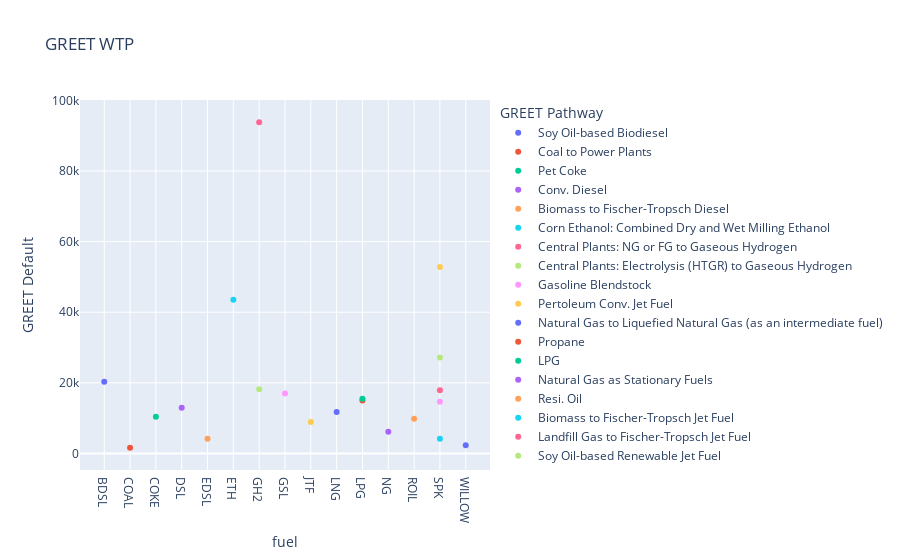

The code cell stored with this chart in its notebook:
### Markdown cell above
# Supply chain

### Code cell
fig = px.scatter(greet_sc[(greet_sc.Year == 2022) & (greet_sc['Formula'] == 'CO2')], x='fuel', y='GREET Default', 
                 color='GREET Pathway', title='GREET WTP')

fig.show()

### Figure 1 — Plotly figure (JSON) as saved in the notebook; plotly's stock layout.template omitted (floating-point values rounded to 4 significant figures)
{"data": [{"hovertemplate": "GREET Pathway=Soy Oil-based Biodiesel<br>fuel=%{x}<br>GREET Default=%{y}<extra></extra>", "legendgroup": "Soy Oil-based Biodiesel", "marker": {"color": "#636efa", "symbol": "circle"}, "mode": "markers", "name": "Soy Oil-based Biodiesel", "orientation": "v", "showlegend": true, "type": "scatter", "x": ["BDSL"], "xaxis": "x", "y": [20280.0], "yaxis": "y"}, {"hovertemplate": "GREET Pathway=Coal to Power Plants<br>fuel=%{x}<br>GREET Default=%{y}<extra></extra>", "legendgroup": "Coal to Power Plants", "marker": {"color": "#EF553B", "symbol": "circle"}, "mode": "markers", "name": "Coal to Power Plants", "orientation": "v", "showlegend": true, "type": "scatter", "x": ["COAL"], "xaxis": "x", "y": [1604.0], "yaxis": "y"}, {"hovertemplate": "GREET Pathway=Pet Coke<br>fuel=%{x}<br>GREET Default=%{y}<extra></extra>", "legendgroup": "Pet Coke", "marker": {"color": "#00cc96", "symbol": "circle"}, "mode": "markers", "name": "Pet Coke", "orientation": "v", "showlegend": true, "type": "scatter", "x": ["COKE"], "xaxis": "x", "y": [10390.0], "yaxis": "y"}, {"hovertemplate": "GREET Pathway=Conv. Diesel<br>fuel=%{x}<br>GREET Default=%{y}<extra></extra>", "legendgroup": "Conv. Diesel", "marker": {"color": "#ab63fa", "symbol": "circle"}, "mode": "markers", "name": "Conv. Diesel", "orientation": "v", "showlegend": true, "type": "scatter", "x": ["DSL"], "xaxis": "x", "y": [12940.0], "yaxis": "y"}, {"hovertemplate": "GREET Pathway=Biomass to Fischer-Tropsch Diesel<br>fuel=%{x}<br>GREET Default=%{y}<extra></extra>", "legendgroup": "Biomass to Fischer-Tropsch Diesel", "marker": {"color": "#FFA15A", "symbol": "circle"}, "mode": "markers", "name": "Biomass to Fischer-Tropsch Diesel", "orientation": "v", "showlegend": true, "type": "scatter", "x": ["EDSL"], "xaxis": "x", "y": [4148.0], "yaxis": "y"}, {"hovertemplate": "GREET Pathway=Corn Ethanol: Combined Dry and Wet Milling Ethanol<br>fuel=%{x}<br>GREET Default=%{y}<extra></extra>", "legendgroup": "Corn Ethanol: Combined Dry and Wet Milling Ethanol", "marker": {"color": "#19d3f3", "symbol": "circle"}, "mode": "markers", "name": "Corn Ethanol: Combined Dry and Wet Milling Ethanol", "orientation": "v", "showlegend": true, "type": "scatter", "x": ["ETH"], "xaxis": "x", "y": [43530.0], "yaxis": "y"}, {"hovertemplate": "GREET Pathway=Central Plants: NG or FG to Gaseous Hydrogen<br>fuel=%{x}<br>GREET Default=%{y}<extra></extra>", "legendgroup": "Central Plants: NG or FG to Gaseous Hydrogen", "marker": {"color": "#FF6692", "symbol": "circle"}, "mode": "markers", "name": "Central Plants: NG or FG to Gaseous Hydrogen", "orientation": "v", "showlegend": true, "type": "scatter", "x": ["GH2"], "xaxis": "x", "y": [93800.0], "yaxis": "y"}, {"hovertemplate": "GREET Pathway=Central Plants: Electrolysis (HTGR) to Gaseous Hydrogen<br>fuel=%{x}<br>GREET Default=%{y}<extra></extra>", "legendgroup": "Central Plants: Electrolysis (HTGR) to Gaseous Hydrogen", "marker": {"color": "#B6E880", "symbol": "circle"}, "mode": "markers", "name": "Central Plants: Electrolysis (HTGR) to Gaseous Hydrogen", "orientation": "v", "showlegend": true, "type": "scatter", "x": ["GH2"], "xaxis": "x", "y": [18170.0], "yaxis": "y"}, {"hovertemplate": "GREET Pathway=Gasoline Blendstock<br>fuel=%{x}<br>GREET Default=%{y}<extra></extra>", "legendgroup": "Gasoline Blendstock", "marker": {"color": "#FF97FF", "symbol": "circle"}, "mode": "markers", "name": "Gasoline Blendstock", "orientation": "v", "showlegend": true, "type": "scatter", "x": ["GSL"], "xaxis": "x", "y": [16990.0], "yaxis": "y"}, {"hovertemplate": "GREET Pathway=Pertoleum Conv. Jet Fuel<br>fuel=%{x}<br>GREET Default=%{y}<extra></extra>", "legendgroup": "Pertoleum Conv. Jet Fuel", "marker": {"color": "#FECB52", "symbol": "circle"}, "mode": "markers", "name": "Pertoleum Conv. Jet Fuel", "orientation": "v", "showlegend": true, "type": "scatter", "x": ["JTF"], "xaxis": "x", "y": [8876.0], "yaxis": "y"}, {"hovertemplate": "GREET Pathway=Natural Gas to Liquefied Natural Gas (as an intermediate fuel)<br>fuel=%{x}<br>GREET Default=%{y}<extra></extra>", "legendgroup": "Natural Gas to Liquefied Natural Gas (as an intermediate fuel)", "marker": {"color": "#636efa", "symbol": "circle"}, "mode": "markers", "name": "Natural Gas to Liquefied Natural Gas (as an intermediate fuel)", "orientation": "v", "showlegend": true, "type": "scatter", "x": ["LNG"], "xaxis": "x", "y": [11730.0], "yaxis": "y"}, {"hovertemplate": "GREET Pathway=Propane<br>fuel=%{x}<br>GREET Default=%{y}<extra></extra>", "legendgroup": "Propane", "marker": {"color": "#EF553B", "symbol": "circle"}, "mode": "markers", "name": "Propane", "orientation": "v", "showlegend": true, "type": "scatter", "x": ["LPG"], "xaxis": "x", "y": [15000.0], "yaxis": "y"}, {"hovertemplate": "GREET Pathway=LPG<br>fuel=%{x}<br>GREET Default=%{y}<extra></extra>", "legendgroup": "LPG", "marker": {"color": "#00cc96", "symbol": "circle"}, "mode": "markers", "name": "LPG", "orientation": "v", "showlegend": true, "type": "scatter", "x": ["LPG"], "xaxis": "x", "y": [15460.0], "yaxis": "y"}, {"hovertemplate": "GREET Pathway=Natural Gas as Stationary Fuels<br>fuel=%{x}<br>GREET Default=%{y}<extra></extra>", "legendgroup": "Natural Gas as Stationary Fuels", "marker": {"color": "#ab63fa", "symbol": "circle"}, "mode": "markers", "name": "Natural Gas as Stationary Fuels", "orientation": "v", "showlegend": true, "type": "scatter", "x": ["NG"], "xaxis": "x", "y": [6136.0], "yaxis": "y"}, {"hovertemplate": "GREET Pathway=Resi. Oil<br>fuel=%{x}<br>GREET Default=%{y}<extra></extra>", "legendgroup": "Resi. Oil", "marker": {"color": "#FFA15A", "symbol": "circle"}, "mode": "markers", "name": "Resi. Oil", "orientation": "v", "showlegend": true, "type": "scatter", "x": ["ROIL"], "xaxis": "x", "y": [9841.0], "yaxis": "y"}, {"hovertemplate": "GREET Pathway=Biomass to Fischer-Tropsch Jet Fuel<br>fuel=%{x}<br>GREET Default=%{y}<extra></extra>", "legendgroup": "Biomass to Fischer-Tropsch Jet Fuel", "marker": {"color": "#19d3f3", "symbol": "circle"}, "mode": "markers", "name": "Biomass to Fischer-Tropsch Jet Fuel", "orientation": "v", "showlegend": true, "type": "scatter", "x": ["SPK"], "xaxis": "x", "y": [4146.0], "yaxis": "y"}, {"hovertemplate": "GREET Pathway=Landfill Gas to Fischer-Tropsch Jet Fuel<br>fuel=%{x}<br>GREET Default=%{y}<extra></extra>", "legendgroup": "Landfill Gas to Fischer-Tropsch Jet Fuel", "marker": {"color": "#FF6692", "symbol": "circle"}, "mode": "markers", "name": "Landfill Gas to Fischer-Tropsch Jet Fuel", "orientation": "v", "showlegend": true, "type": "scatter", "x": ["SPK"], "xaxis": "x", "y": [17880.0], "yaxis": "y"}, {"hovertemplate": "GREET Pathway=Soy Oil-based Renewable Jet Fuel<br>fuel=%{x}<br>GREET Default=%{y}<extra></extra>", "legendgroup": "Soy Oil-based Renewable Jet Fuel", "marker": {"color": "#B6E880", "symbol": "circle"}, "mode": "markers", "name": "Soy Oil-based Renewable Jet Fuel", "orientation": "v", "showlegend": true, "type": "scatter", "x": ["SPK"], "xaxis": "x", "y": [27170.0], "yaxis": "y"}, {"hovertemplate": "GREET Pathway=Ethanol-To-Jet: Corn Stover (Standalone)<br>fuel=%{x}<br>GREET Default=%{y}<extra></extra>", "legendgroup": "Ethanol-To-Jet: Corn Stover (Standalone)", "marker": {"color": "#FF97FF", "symbol": "circle"}, "mode": "markers", "name": "Ethanol-To-Jet: Corn Stover (Standalone)", "orientation": "v", "showlegend": true, "type": "scatter", "x": ["SPK"], "xaxis": "x", "y": [14640.0], "yaxis": "y"}, {"hovertemplate": "GREET Pathway=Ethanol-To-Jet: Corn (Standalone)<br>fuel=%{x}<br>GREET Default=%{y}<extra></extra>", "legendgroup": "Ethanol-To-Jet: Corn (Standalone)", "marker": {"color": "#FECB52", "symbol": "circle"}, "mode": "markers", "name": "Ethanol-To-Jet: Corn (Standalone)", "orientation": "v", "showlegend": true, "type": "scatter", "x": ["SPK"], "xaxis": "x", "y": [52760.0], "yaxis": "y"}, {"hovertemplate": "GREET Pathway=Total: Willow Farming and Transportation<br>fuel=%{x}<br>GREET Default=%{y}<extra></extra>", "legendgroup": "Total: Willow Farming and Transportation", "marker": {"color": "#636efa", "symbol": "circle"}, "mode": "markers", "name": "Total: Willow Farming and Transportation", "orientation": "v", "showlegend": true, "type": "scatter", "x": ["WILLOW"], "xaxis": "x", "y": [2342.0], "yaxis": "y"}, {"hovertemplate": "GREET Pathway=Crude for Use in U.S. Refineries<br>fuel=%{x}<br>GREET Default=%{y}<extra></extra>", "legendgroup": "Crude for Use in U.S. Refineries", "marker": {"color": "#EF553B", "symbol": "circle"}, "mode": "markers", "name": "Crude for Use in U.S. Refineries", "orientation": "v", "showlegend": true, "type": "scatter", "x": [null], "xaxis": "x", "y": [5303.0], "yaxis": "y"}], "layout": {"legend": {"title": {"text": "GREET Pathway"}, "tracegroupgap": 0}, "title": {"text": "GREET WTP"}, "xaxis": {"anchor": "y", "domain": [0, 1], "title": {"text": "fuel"}}, "yaxis": {"anchor": "x", "domain": [0, 1], "title": {"text": "GREET Default"}}}}
